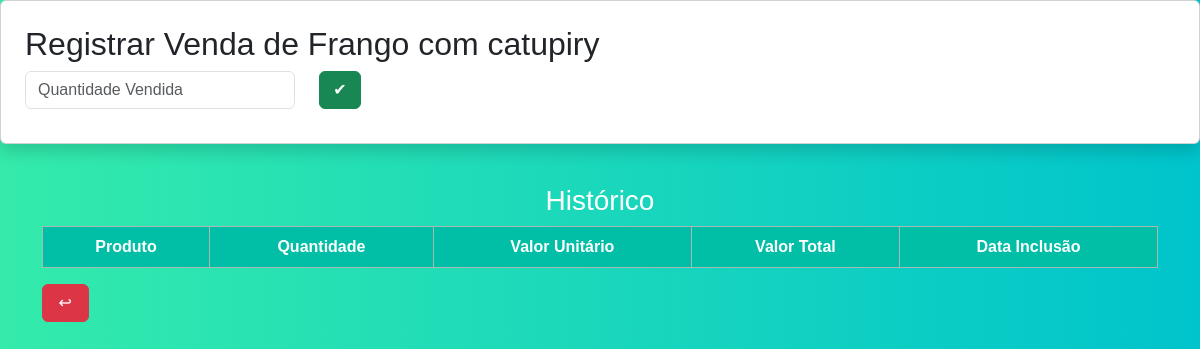
The page /vender/5 on the database as committed earlier.
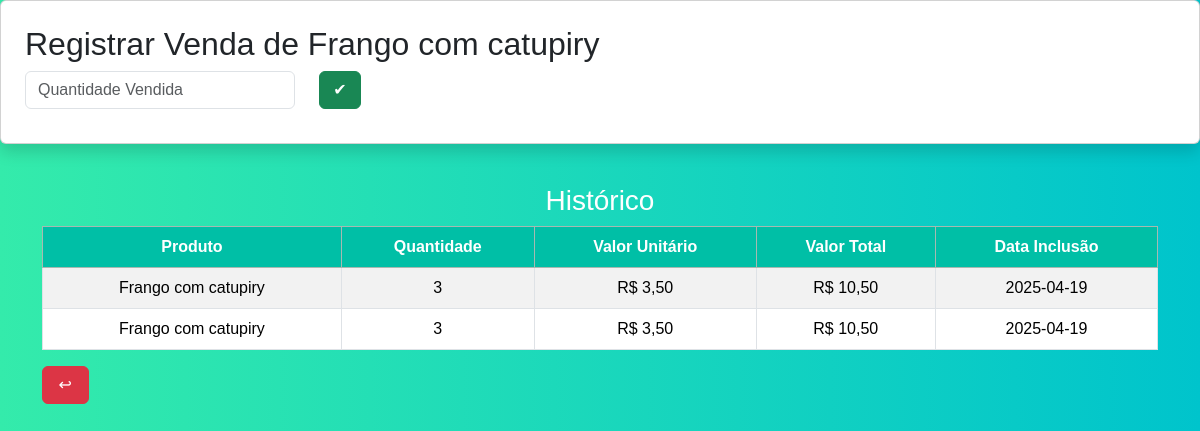
The same page on the database as committed later.
### tables this page shows
CREATE TABLE produtos (
            id INTEGER PRIMARY KEY AUTOINCREMENT,
            nome TEXT NOT NULL,
            quantidade INTEGER NOT NULL,
            valor DECIMAL(2,2) NOT NULL,
            custo DECIMAL(2,2) NOT NULL
        );

CREATE TABLE vendas (
            id INTEGER PRIMARY KEY AUTOINCREMENT,
            produto_id INTEGER,
            quantidade INTEGER,
            valor_total REAL,
            data TEXT DEFAULT CURRENT_DATE,
            FOREIGN KEY(produto_id) REFERENCES produtos(id)
        );

### app.py (the view, shortened to what this page needs)
@app.route('/vender/<int:produto_id>', methods=['GET', 'POST'])
def vender(produto_id):
    con = sqlite3.connect('banco.db')
    cur = con.cursor()
    cur.execute('SELECT nome FROM produtos WHERE id=?', (produto_id,))
    produto = cur.fetchone()
    cur.execute("SELECT * FROM vendas WHERE produto_id = ?", (produto_id,))
    vendas = cur.fetchall()
    con.close()
    return render_template('vender.html', produto=produto, vendas=vendas)

### templates/vender.html (shortened to what this page needs)
<!DOCTYPE html>
<html lang="pt-br">
<head>
    <link href="https://cdn.jsdelivr.net/npm/bootstrap@5.3.5/dist/css/bootstrap.min.css" rel="stylesheet">
    <link href="https://cdn.jsdelivr.net/npm/bootstrap@5.3.5/dist/css/bootstrap.min.css" rel="stylesheet">
</head>
<body>
    <div class="card p-4 shadow mb-4">
        <h2>Registrar Venda de {{ produto[0] }}</h2>
        <form method="post">
            <div class="row">
                <div class="col-md-3">
                    <input type="number" name="quantidade" class="form-control" placeholder="Quantidade Vendida" min="1" required>
                </div>
                <div class="col-md-2">
                    <button type="submit" class="btn btn-success w-25" >✔</button>
                </div>
            </div>
    </div>
    <div class="container">
        <table class="table table-striped table-bordered">
            <thead class="table-success text-center">
                <h3 class="text-center">Histórico</h3>
                <tr>
                    <th>Produto</th>
                    <th>Quantidade</th>
                    <th>Valor Unitário</th>
                    <th>Valor Total</th>
                    <th>Data Inclusão </th>
                </tr>
            </thead>
            <tbody class="text-center">
                {% for venda in vendas %}
                <tr>
                    <td>{{ produto[0] }}</td>
                    <td>{{ venda[2] }}</td>
                    <td>R$ {{ "{:.2f}".format(venda[3] / venda[2])|replace('.', ',') }}</td>
                    <td>R$ {{ "{:.2f}".format(venda[3])|replace('.', ',') }}</td>
                    <td> {{venda[4]}}</td>
                </tr>
                {% endfor %}
            </tbody>
        </table>
        <div class="col-md-1">
            <a href="/" class="btn btn-danger w-50">↩</a>
        </div>
    </div>
</body>
</html>

### templates/vender.html (style rules this page uses)
body { background: linear-gradient(to right, #34ebab, #00c4cc); color: #fff; font-family: Arial, sans-serif; }
.container { margin-top: 40px; }
.form-control, .btn { margin-bottom: 10px; }
table { background-color: #fff; color: #333; }
.table th { background-color: #00bfa6; color: #fff; }

Rows that differ between the two databases and show on the page:
added vendas: {{ produto[0] }} "Frango com catupiry", quantidade "3", valor_total+quantidade "3,50", valor_total "10,50", data "2025-04-19"
added vendas: {{ produto[0] }} "Frango com catupiry", quantidade "3", valor_total+quantidade "3,50", valor_total "10,50", data "2025-04-19"
